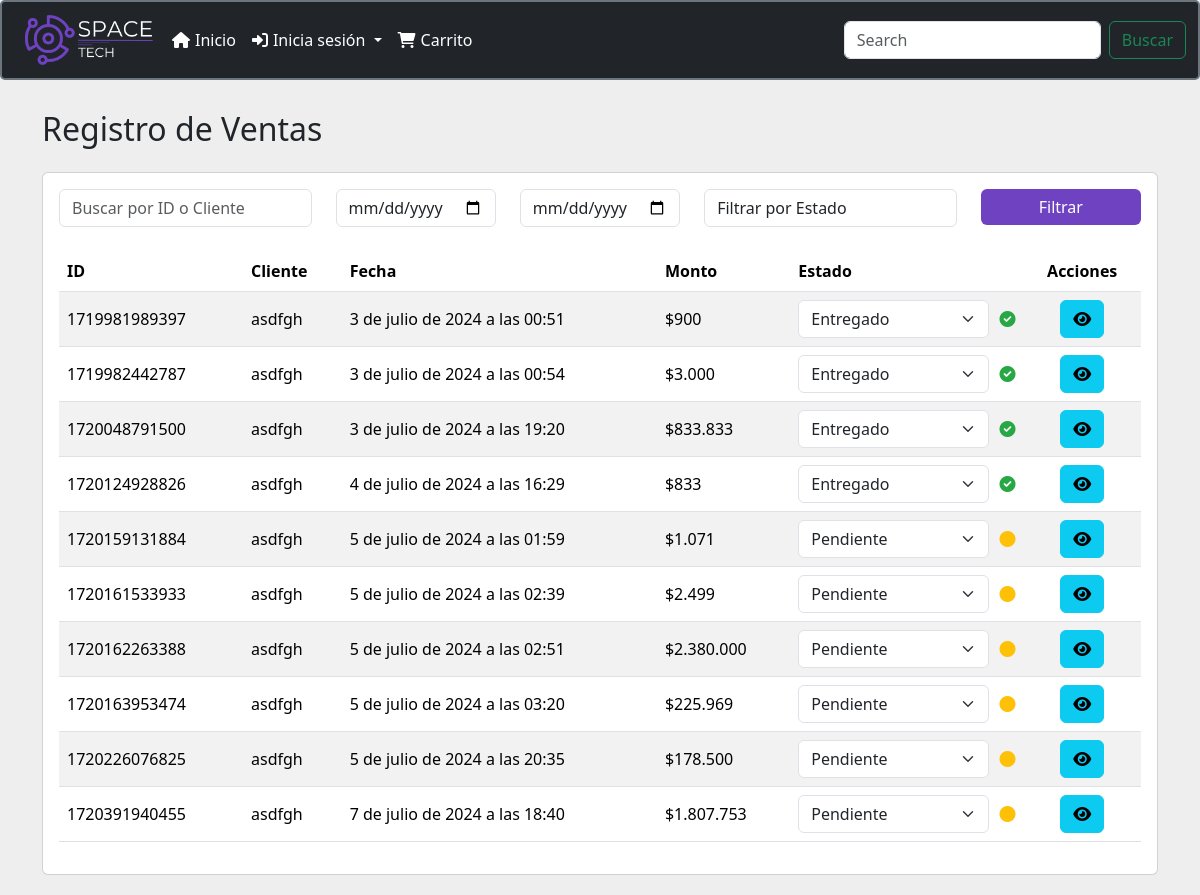
The page /gestion_ventas/ on the database as committed earlier.
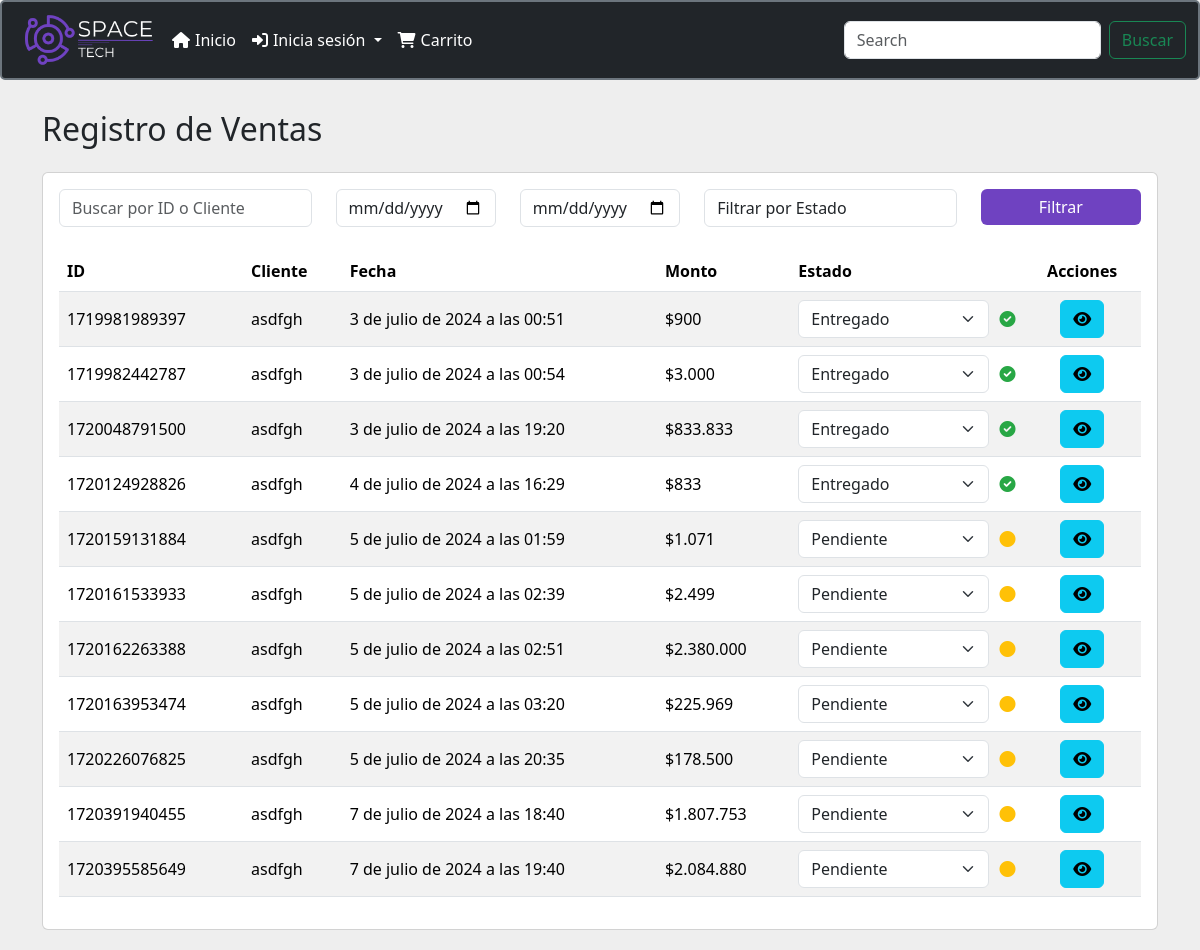
The same page on the database as committed later.
### menu/models.py (models this page shows, shortened)
class Venta(models.Model):
    ESTADO_CHOICES = [
        ('Pendiente', 'Pendiente'),
        ('Entregado', 'Entregado'),
    ]
    id = models.AutoField(primary_key=True)
    usuario = models.ForeignKey(Usuario, on_delete=models.CASCADE)
    id_boleta = models.CharField(max_length=30)
    fecha = models.DateTimeField(default=timezone.now)
    subtotal = models.DecimalField(max_digits=10, decimal_places=2)
    iva = models.DecimalField(max_digits=10, decimal_places=2)
    total = models.DecimalField(max_digits=10, decimal_places=2)
    direccion_retiro = models.CharField(max_length=255, default="Piedra Roja 125, Quilicura, Chile")  # Dirección de retiro
    estado = models.CharField(max_length=10, choices=ESTADO_CHOICES, default='Pendiente')  # Estado de la venta

class Usuario(models.Model):
    ROLE_CHOICES = [
        ('ADMIN', 'Administrador'),
        ('BODEGA', 'Bodeguero'),
        ('CLIENT', 'Cliente'),
    ]
    nombre_usuario = models.CharField(max_length=30)
    nombre = models.CharField(max_length=30)
    apellido = models.CharField(max_length=30)
    email = models.EmailField(unique=True)
    tfno = models.CharField(max_length=8, verbose_name="Telefono")
    clave = models.CharField(max_length=30)
    confirmar_clave = models.CharField(max_length=30)
    direccion = models.CharField(max_length=255, verbose_name="Dirección", null=True, blank=True)
    role = models.CharField(max_length=6, choices=ROLE_CHOICES)

### menu/views.py (the view)
# urls.py: path('gestion_ventas/', views.gestion_ventas, name='gestion_ventas'),
def gestion_ventas(request):
    query = request.GET.get('q')
    date_from = request.GET.get('date_from')
    date_to = request.GET.get('date_to')
    estado = request.GET.get('estado')
    ventas = Venta.objects.select_related('usuario').all()
    if query:
        ventas = ventas.filter(Q(usuario__nombre_usuario__icontains=query) | Q(id_boleta__icontains=query))
    if date_from:
        ventas = ventas.filter(fecha__gte=date_from)
    if date_to:
        ventas = ventas.filter(fecha__lte=date_to)
    if estado:
        ventas = ventas.filter(estado=estado)
    context = {'ventas': ventas}
    return render(request, 'gestion_ventas.html', context)

### menu/context_processors.py (called while the page is built)
def carrito_items_count(request):
    if request.user.is_authenticated:
        cart, created = Cart.objects.get_or_create(user=request.user)
        carrito_items_count = CartItem.objects.filter(cart=cart).aggregate(total_quantity=Sum('quantity'))['total_quantity'] or 0
    else:
        carrito_items_count = 0
    return {
        'carrito_items_count': carrito_items_count
    }

### menu/templatetags/custom_filters.py (called while the page is built)
@register.filter(name='format_price')
def format_price(value):
    return f"${value:,.0f}".replace(",", ".")

### menu/templates/gestion_ventas.html (shortened to what the changed rows need)
<!DOCTYPE html>
<html lang="es">
{% load custom_filters %}
{% load static %}
<head>
    <link href="https://cdn.jsdelivr.net/npm/bootstrap@5.3.3/dist/css/bootstrap.min.css" rel="stylesheet">
    <link rel="stylesheet" href="https://cdnjs.cloudflare.com/ajax/libs/font-awesome/5.15.4/css/all.min.css">
</head>
<body>
    {% include "plantilla/menu.html" %}
    <div class="container">
        <h2 class="mb-4">Registro de Ventas</h2>
        <div class="card">
            <div class="card-body">
                <div class="table-responsive">
                    <table class="table table-striped">
                        <thead>
                            <tr>
                                <th>ID</th>
                                <th>Cliente</th>
                                <th>Fecha</th>
                                <th>Monto</th>
                                <th>Estado</th>
                                <th class="table-actions">Acciones</th>
                            </tr>
                        </thead>
                        <tbody>
                            {% for venta in ventas %}
                            <tr>
                                <td>{{ venta.id_boleta }}</td>
                                <td>{{ venta.usuario.nombre_usuario }}</td>
                                <td>{{ venta.fecha }}</td>
                                <td>{{ venta.total|format_price }}</td>
                                <td>
                                    <div class="estado-container">
                                        <select class="form-select cambiar-estado" data-venta-id="{{ venta.id }}">
                                            <option value="Pendiente" {% if venta.estado == 'Pendiente' %}selected{% endif %}>Pendiente</option>
                                            <option value="Entregado" {% if venta.estado == 'Entregado' %}selected{% endif %}>Entregado</option>
                                        </select>
                                        {% if venta.estado == 'Pendiente' %}
                                        <i class="fas fa-circle estado-icon estado-pendiente" title="Pendiente"></i>
                                        {% elif venta.estado == 'Entregado' %}
                                        <i class="fas fa-check-circle estado-icon estado-entregado" title="Entregado"></i>
                                        {% endif %}
                                    </div>
                                </td>
                                <td class="table-actions">
                                    <button class="btn btn-info btn-icon" data-bs-toggle="modal" data-bs-target="#detalleVentaModal" data-id="{{ venta.id }}" title="Ver Detalles"><i class="fas fa-eye"></i></button>
                                </td>
                            </tr>
                            {% endfor %}
                        </tbody>
                    </table>
                </div>
            </div>
        </div>
    </div>
</body>
</html>

Rows that differ between the two databases and show on the page:
added Venta: id_boleta "1720395585649", usuario.nombre_usuario "asdfgh", fecha "7 de julio de 2024 a las 19:40", total "$2.084.880", estado+id "Pendiente"
